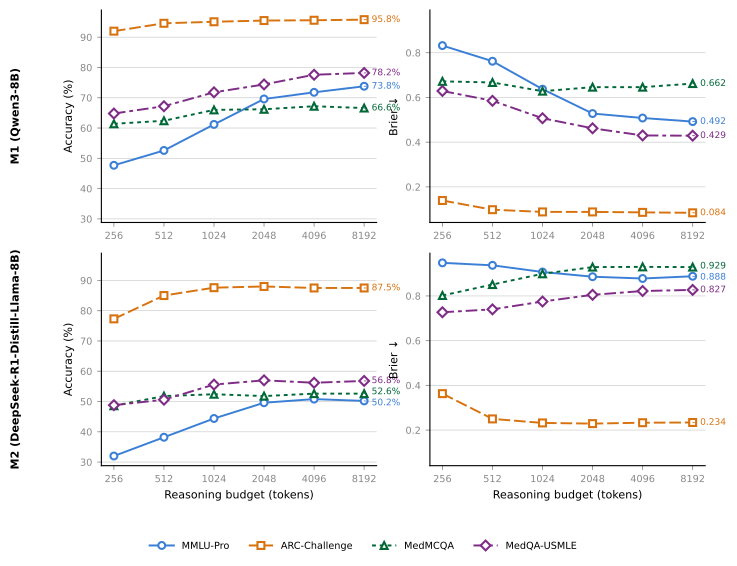

Write the Python code that produced this figure.
"""
Figure: Budget–response curves for M1 and M2.
2×2 subplots: row=model, col=metric (Accuracy, Brier).
"""

import sys
import os
sys.path.insert(0, os.path.dirname(__file__))

import matplotlib
matplotlib.use('Agg')
import matplotlib.pyplot as plt
import matplotlib.transforms as transforms
import numpy as np

from vista_data import BUDGETS, M1_DATA, M2_DATA
from vista_style import (apply_style, style_ax, get_dash_kwargs,
                          COLORS, MARKERS, DASHES, DATASETS, FIG_WIDTH)

apply_style()

# ── data ────────────────────────────────────────────────────────────────────

xs = list(range(len(BUDGETS)))   # [0,1,2,3,4,5]
budget_labels = [str(b) for b in BUDGETS]

# Gather range for shared y-axes
all_acc = []
all_brier = []
for ds in DATASETS:
    all_acc.extend(M1_DATA[ds]['acc'])
    all_acc.extend(M2_DATA[ds]['acc'])
    all_brier.extend(M1_DATA[ds]['brier'])
    all_brier.extend(M2_DATA[ds]['brier'])

acc_pad = 0.05 * (max(all_acc) - min(all_acc))
brier_pad = 0.05 * (max(all_brier) - min(all_brier))
acc_ylim   = (min(all_acc)   - acc_pad,   max(all_acc)   + acc_pad)
brier_ylim = (min(all_brier) - brier_pad, max(all_brier) + brier_pad)


# ── figure layout ────────────────────────────────────────────────────────────

fig, axes = plt.subplots(2, 2, figsize=(FIG_WIDTH, 5.8))

# Subplot references
ax_m1_acc,   ax_m1_brier   = axes[0]
ax_m2_acc,   ax_m2_brier   = axes[1]

model_data = [
    ("M1 (Qwen3-8B)", M1_DATA),
    ("M2 (DeepSeek-R1-Distill-Llama-8B)", M2_DATA),
]

for row_idx, (model_label, model_d) in enumerate(model_data):
    ax_acc   = axes[row_idx][0]
    ax_brier = axes[row_idx][1]

    for di, ds in enumerate(DATASETS):
        c = COLORS[di]
        m = MARKERS[di]
        dk = get_dash_kwargs(di)

        # Accuracy (in %)
        acc_vals = [v * 100 for v in model_d[ds]['acc']]
        ax_acc.plot(
            xs, acc_vals,
            marker=m, color=c,
            markerfacecolor='white', markeredgecolor=c, markeredgewidth=1.5,
            label=ds, **dk
        )

        # Brier
        brier_vals = model_d[ds]['brier']
        ax_brier.plot(
            xs, brier_vals,
            marker=m, color=c,
            markerfacecolor='white', markeredgecolor=c, markeredgewidth=1.5,
            label=ds, **dk
        )

    # Shared y-axis limits
    ax_acc.set_ylim(acc_ylim[0] * 100, acc_ylim[1] * 100)
    ax_brier.set_ylim(brier_ylim)

    # x-axis
    for ax in [ax_acc, ax_brier]:
        ax.set_xticks(xs)
        ax.set_xticklabels(budget_labels)
        style_ax(ax)

    # y-axis labels (left column only for each type)
    ax_acc.set_ylabel('Accuracy (%)')
    ax_brier.set_ylabel('Brier ↓')

    # x-axis label only on bottom row
    if row_idx == 1:
        ax_acc.set_xlabel('Reasoning budget (tokens)')
        ax_brier.set_xlabel('Reasoning budget (tokens)')

# ── last-point labels with de-collision ─────────────────────────────────────

def add_end_labels(ax, model_d, metric, scale=1.0, fmt=None):
    """
    Place labels at x=5 (last budget) with leader lines.
    De-collides by nudging overlapping labels apart.
    """
    entries = []
    for di, ds in enumerate(DATASETS):
        vals = model_d[ds][metric]
        y_val = vals[-1] * scale
        if fmt is None:
            if metric == 'acc':
                lbl = f"{y_val:.1f}%"
            else:
                lbl = f"{y_val:.3f}"
        else:
            lbl = fmt(y_val)
        entries.append({'y_data': y_val, 'label': lbl, 'color': COLORS[di]})

    # Sort by y descending for easier collision resolution
    entries.sort(key=lambda e: e['y_data'])

    # Compute min gap in data units: ~8pt
    fig_height_in = fig.get_figheight()
    ax_height_in  = ax.get_position().height * fig_height_in
    ylo, yhi = ax.get_ylim()
    pts_per_data = ax_height_in * 72.0 / (yhi - ylo)   # pts per data unit
    min_gap = 8.0 / pts_per_data   # 8pt in data units

    # Iteratively spread labels
    adjusted = [e['y_data'] for e in entries]
    MAX_ITER = 200
    for _ in range(MAX_ITER):
        moved = False
        for i in range(1, len(adjusted)):
            if adjusted[i] - adjusted[i-1] < min_gap:
                mid = (adjusted[i] + adjusted[i-1]) / 2
                adjusted[i-1] = mid - min_gap / 2
                adjusted[i]   = mid + min_gap / 2
                moved = True
        if not moved:
            break

    # Place text and leader lines
    for i, e in enumerate(entries):
        ax.annotate(
            e['label'],
            xy=(5, e['y_data']),
            xytext=(5.15, adjusted[i]),
            fontsize=6.5,
            va='center', ha='left',
            color=e['color'],
            arrowprops=dict(
                arrowstyle='-',
                color=e['color'],
                lw=0.6,
                connectionstyle='arc3,rad=0',
            ),
        )

# Need to call tight_layout first to finalize axis geometry, then add labels
fig.tight_layout(rect=[0.06, 0.08, 1.0, 0.97])

for row_idx, (model_label, model_d) in enumerate(model_data):
    ax_acc   = axes[row_idx][0]
    ax_brier = axes[row_idx][1]
    add_end_labels(ax_acc,   model_d, 'acc',   scale=100)
    add_end_labels(ax_brier, model_d, 'brier', scale=1.0)

# ── row labels ───────────────────────────────────────────────────────────────

for row_idx, (model_label, _) in enumerate(model_data):
    # Position row label at left margin, centered vertically in the row
    row_axes = axes[row_idx]
    y0 = row_axes[0].get_position().y0
    y1 = row_axes[0].get_position().y1
    yc = (y0 + y1) / 2
    fig.text(
        0.01, yc, model_label,
        ha='center', va='center',
        rotation=90,
        fontsize=8,
        fontweight='bold',
    )

# ── single legend at bottom ───────────────────────────────────────────────────

# Collect handles from one subplot (all have same datasets)
handles, labels = axes[0][0].get_legend_handles_labels()
fig.legend(
    handles, labels,
    loc='lower center',
    ncol=4,
    bbox_to_anchor=(0.5, 0.0),
    fontsize=7,
    frameon=False,
    handlelength=2.5,
)

# ── save ─────────────────────────────────────────────────────────────────────

out_dir = os.path.dirname(__file__)
pdf_path = os.path.join(out_dir, 'fig_budget_response.pdf')
png_path = os.path.join(out_dir, 'fig_budget_response.png')

fig.savefig(pdf_path)
fig.savefig(png_path)
print(f"Saved: {pdf_path}")
print(f"Saved: {png_path}")
